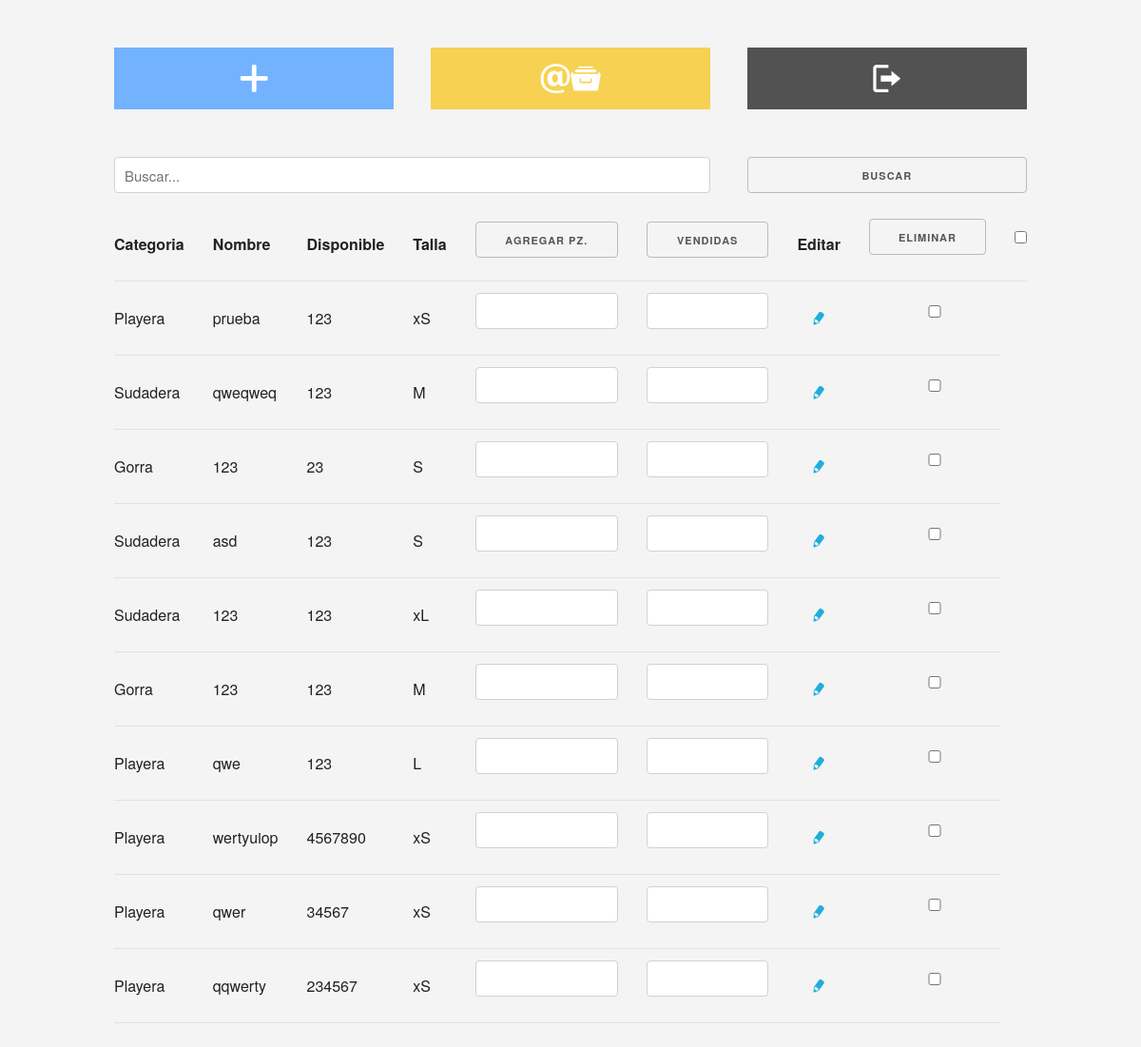
Before: /cms/nqzva/index.php (signed in) with the older database file.
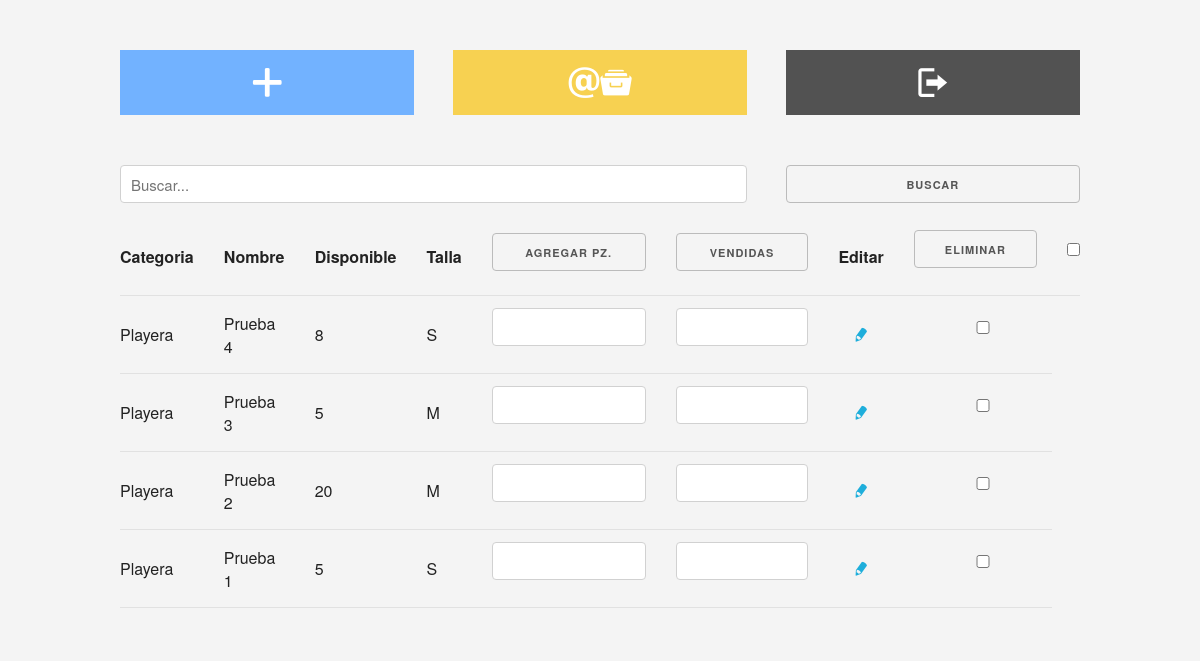
After: the same page with the newer database file.
### tables this page shows
CREATE TABLE `articles` (
  `article_id` int(11) NOT NULL,
  `article_title` varchar(255) NOT NULL,
  `article_content` text NOT NULL,
  `article_timestamp` int(11) NOT NULL,
  `article_img` varchar(255) NOT NULL,
  `article_categoria` varchar(255) NOT NULL,
  `article_tallas` varchar(255) NOT NULL,
  `article_precio` int(11) NOT NULL,
  `article_genero` varchar(255) NOT NULL,
  `article_cantidad` int(11) NOT NULL,
  `article_sku` varchar(255) NOT NULL
);

### cms/nqzva/index.php (the view, shortened to what this page needs)
<?php
include_once('../includes/connection.php');
if (isset($_SESSION['logged_in'])){
?>
<html lang="es">
<head>
    <link rel="stylesheet" href="../assets/normalize.css">
    <link rel="stylesheet" href="../assets/skeleton.css">
    <link rel="stylesheet" href="../assets/style.css">
    <link rel="stylesheet" href="../assets/icomoon/style.css">
</head>
<body style="background-color: #f4f4f4;">
<div class="container" style="margin-top: 50px; margin-bottom: 50px;">
<div class="row">
    <a href="add.php" class="four columns centrar opcionesIndex" style="height: 65px; background-color: #72B2FF;">
        <p class="icon-plus" style="color: #fff; font-size: 48px; margin-bottom: 0;"></p>
    </a>
    <a href="boletin.php" class="four columns centrar opcionesIndex" style="height: 65px; background-color: #f7d151;">
        <p class="icon-email" style="color: #fff; font-size: 32px; margin-bottom: 0;"></p>
        <p class="icon-archive" style="color: #fff; font-size: 32px; margin-bottom: 0;"></p>
    </a>
    <a href="logout.php" class="four columns centrar opcionesIndex" style="height: 65px; background-color: #525252;">
        <p class="icon-log-out" style="color: #fff; font-size: 32px; margin-bottom: 0;"></p>
    </a>
</div>
</div>
<div class="container">
<div class="row">
    <form action="index.php" method="POST">
        <input type="text" name="articulo" id="" class="eight columns" placeholder="Buscar...">
        <input type="submit" value="buscar" value="Buscar" class="four columns">
    </form>
</div>
</div>
<div class="container">
<div class="row">
<?php
$query = $pdo->query("SELECT article_id, article_categoria, article_title, article_cantidad, article_tallas FROM articles ORDER BY article_id DESC");
?>
<form action="funciones.php" method="post">
    <table class="u-full-width">
        <thead>
            <tr>
                <th>Categoria</th>
                <th>Nombre</th>
                <th>Disponible</th>
                <th>Talla</th>
                <th><button class="twelve columns" name="agregar[]">Agregar Pz.</button></th>
                <th><button class="twelve columns" name="vendido[]">Vendidas</button></th>
                <th>Editar</th>
                <th><input type="submit" value="Eliminar" class="twelve columns eliminar"></th>
                <th><input type="checkbox" name="" id="checkboxall"></th>
            </tr>
        </thead>
        <tbody>
<?php
foreach($query as $article){
 ?>
            <tr>
                <td><?php echo $article["article_categoria"]; ?></td>
                <td><?php echo $article["article_title"]; ?></td>
                <td><?php echo $article["article_cantidad"]; ?></td>
                <td><?php echo $article["article_tallas"]; ?></td>
                <td><input type="number" name="" id="" class="twelve columns"></td>
                <td><input type="number" name="" id="" class="twelve columns"></td>
                <td><span class="centrar"><a href="editar.php?id=<?php echo $article['article_id']; ?>" class="icon-pencil"></a></span></td>
                <td><input type="checkbox" name="selector[]" value="<?php echo $article["article_id"]; ?>" class="twelve columns checkbox"></td>
            </tr>
<?php } ?>
        </tbody>
    </table>
</form>
</div>
</div>
</body>
</html>
    <?php
}
?>

Changed rows visible on the page:
removed articles: article_categoria "Playera", article_title "prueba", article_cantidad "123", article_tallas "xS"
removed articles: article_categoria "Sudadera", article_title "qweqweq", article_cantidad "123", article_tallas "M"
removed articles: article_categoria "Gorra", article_title "123", article_cantidad "23", article_tallas "S"
removed articles: article_categoria "Sudadera", article_title "asd", article_cantidad "123", article_tallas "S"
removed articles: article_categoria "Sudadera", article_title "123", article_cantidad "123", article_tallas "xL"
removed articles: article_categoria "Gorra", article_title "123", article_cantidad "123", article_tallas "M"
removed articles: article_categoria "Playera", article_title "qwe", article_cantidad "123", article_tallas "L"
removed articles: article_categoria "Playera", article_title "wertyuiop", article_cantidad "4567890", article_tallas "xS"
removed articles: article_categoria "Playera", article_title "qwer", article_cantidad "34567", article_tallas "xS"
removed articles: article_categoria "Playera", article_title "qqwerty", article_cantidad "234567", article_tallas "xS"
added articles: article_categoria "Playera", article_title "Prueba 4", article_cantidad "8", article_tallas "S"
added articles: article_categoria "Playera", article_title "Prueba 3", article_cantidad "5", article_tallas "M"
added articles: article_categoria "Playera", article_title "Prueba 2", article_cantidad "20", article_tallas "M"
added articles: article_categoria "Playera", article_title "Prueba 1", article_cantidad "5", article_tallas "S"
